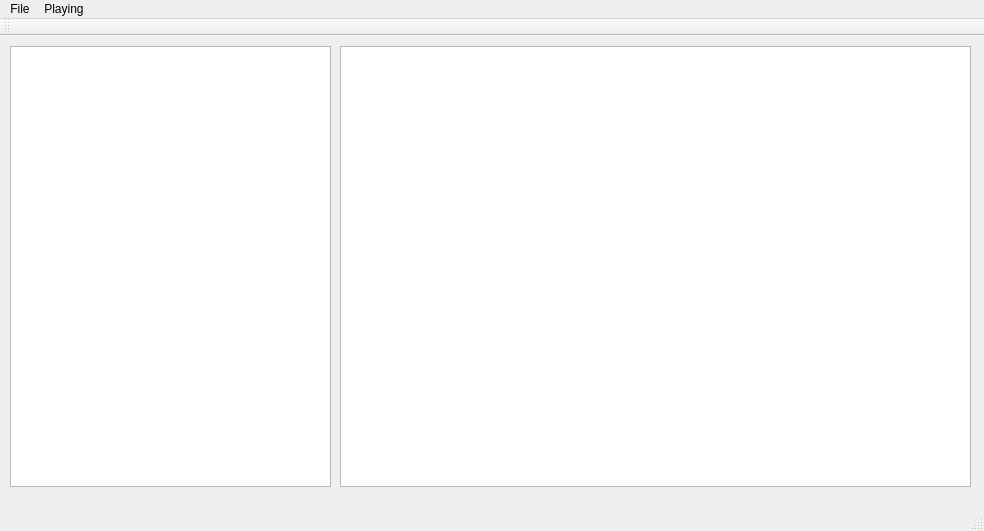
<?xml version="1.0" encoding="UTF-8"?>
<ui version="4.0">
 <class>MainWindow</class>
 <widget class="QMainWindow" name="MainWindow">
  <property name="geometry">
   <rect>
    <x>0</x>
    <y>0</y>
    <width>984</width>
    <height>531</height>
   </rect>
  </property>
  <property name="windowTitle">
   <string>MainWindow</string>
  </property>
  <widget class="QWidget" name="centralWidget">
   <widget class="QTableWidget" name="AlbumPL">
    <property name="geometry">
     <rect>
      <x>340</x>
      <y>10</y>
      <width>631</width>
      <height>441</height>
     </rect>
    </property>
   </widget>
   <widget class="QTreeView" name="treeView">
    <property name="geometry">
     <rect>
      <x>10</x>
      <y>10</y>
      <width>321</width>
      <height>441</height>
     </rect>
    </property>
    <property name="styleSheet">
     <string notr="true"/>
    </property>
   </widget>
  </widget>
  <widget class="QMenuBar" name="menuBar">
   <property name="geometry">
    <rect>
     <x>0</x>
     <y>0</y>
     <width>984</width>
     <height>24</height>
    </rect>
   </property>
   <widget class="QMenu" name="menuFile">
    <property name="title">
     <string>File</string>
    </property>
    <addaction name="actionChoose_Directory"/>
    <addaction name="actionPreferences"/>
    <addaction name="separator"/>
    <addaction name="actionClose"/>
    <addaction name="actionExit"/>
   </widget>
   <widget class="QMenu" name="menuPlaying">
    <property name="title">
     <string>Playing</string>
    </property>
    <addaction name="actionPlay"/>
    <addaction name="actionPause"/>
    <addaction name="actionStop"/>
    <addaction name="separator"/>
    <addaction name="actionPrevios"/>
    <addaction name="actionNext"/>
   </widget>
   <addaction name="menuFile"/>
   <addaction name="menuPlaying"/>
  </widget>
  <widget class="QToolBar" name="mainToolBar">
   <attribute name="toolBarArea">
    <enum>TopToolBarArea</enum>
   </attribute>
   <attribute name="toolBarBreak">
    <bool>false</bool>
   </attribute>
  </widget>
  <widget class="QStatusBar" name="status">
   <property name="enabled">
    <bool>true</bool>
   </property>
  </widget>
  <action name="actionChoose_Directory">
   <property name="text">
    <string>Choose Directory</string>
   </property>
  </action>
  <action name="actionPlay">
   <property name="text">
    <string>Play</string>
   </property>
  </action>
  <action name="actionPause">
   <property name="text">
    <string>Play / Pause</string>
   </property>
  </action>
  <action name="actionStop">
   <property name="text">
    <string>Stop</string>
   </property>
  </action>
  <action name="actionPrevios">
   <property name="text">
    <string>Previos</string>
   </property>
  </action>
  <action name="actionNext">
   <property name="text">
    <string>Next</string>
   </property>
  </action>
  <action name="actionPreferences">
   <property name="text">
    <string>Preferences</string>
   </property>
   <property name="shortcut">
    <string>Ctrl+P</string>
   </property>
  </action>
  <action name="actionExit">
   <property name="text">
    <string>Exit</string>
   </property>
  </action>
  <action name="actionClose">
   <property name="text">
    <string>Close</string>
   </property>
   <property name="shortcut">
    <string>Alt+Q</string>
   </property>
  </action>
 </widget>
 <layoutdefault spacing="6" margin="11"/>
 <resources/>
 <connections>
  <connection>
   <sender>actionClose</sender>
   <signal>triggered()</signal>
   <receiver>MainWindow</receiver>
   <slot>close()</slot>
   <hints>
    <hint type="sourcelabel">
     <x>-1</x>
     <y>-1</y>
    </hint>
    <hint type="destinationlabel">
     <x>491</x>
     <y>265</y>
    </hint>
   </hints>
  </connection>
 </connections>
</ui>
